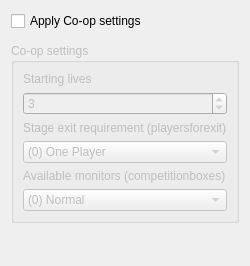
                      <widget class="QWidget" name="scrollAreaWidgetContents_9">
                       <property name="geometry">
                        <rect>
                         <x>0</x>
                         <y>0</y>
                         <width>247</width>
                         <height>266</height>
                        </rect>
                       </property>
                       <layout class="QVBoxLayout" name="verticalLayout_4">
                        <item>
                         <widget class="QCheckBox" name="CoopSettingsCheckbox">
                          <property name="text">
                           <string>Apply Co-op settings</string>
                          </property>
                         </widget>
                        </item>
                        <item>
                         <widget class="Line" name="line_5">
                          <property name="orientation">
                           <enum>Qt::Orientation::Vertical</enum>
                          </property>
                         </widget>
                        </item>
                        <item>
                         <widget class="QGroupBox" name="CoopSettingsGroupbox">
                          <property name="enabled">
                           <bool>false</bool>
                          </property>
                          <property name="title">
                           <string>Co-op settings</string>
                          </property>
                          <layout class="QGridLayout" name="gridLayout_31">
                           <item row="0" column="0">
                            <widget class="QLabel" name="label_9">
                             <property name="text">
                              <string>Starting lives</string>
                             </property>
                            </widget>
                           </item>
                           <item row="4" column="0">
                            <widget class="QLabel" name="label_12">
                             <property name="text">
                              <string>Available monitors (competitionboxes)</string>
                             </property>
                            </widget>
                           </item>
                           <item row="3" column="0">
                            <widget class="QComboBox" name="PlayersforexitCombobox">
                             <item>
                              <property name="text">
                               <string>(0) One Player</string>
                              </property>
                             </item>
                             <item>
                              <property name="text">
                               <string>(1) 1/4 of players</string>
                              </property>
                             </item>
                             <item>
                              <property name="text">
                               <string>(2) Half of players</string>
                              </property>
                             </item>
                             <item>
                              <property name="text">
                               <string>(3) 3/4 Players</string>
                              </property>
                             </item>
                             <item>
                              <property name="text">
                               <string>(4) All Players</string>
                              </property>
                             </item>
                            </widget>
                           </item>
                           <item row="1" column="0">
                            <widget class="QSpinBox" name="StartinglivesInput">
                             <property name="minimum">
                              <number>1</number>
                             </property>
                             <property name="maximum">
                              <number>99</number>
                             </property>
                             <property name="value">
                              <number>3</number>
                             </property>
                            </widget>
                           </item>
                           <item row="2" column="0">
                            <widget class="QLabel" name="label_8">
                             <property name="text">
                              <string>Stage exit requirement (playersforexit)</string>
                             </property>
                            </widget>
                           </item>
                           <item row="5" column="0">
                            <widget class="QComboBox" name="CompetitionboxesCombobox">
                             <item>
                              <property name="text">
                               <string>(0) Normal</string>
                              </property>
                             </item>
                             <item>
                              <property name="text">
                               <string>(1) Random</string>
                              </property>
                             </item>
                             <item>
                              <property name="text">
                               <string>(2) Teleporters</string>
                              </property>
                             </item>
                             <item>
                              <property name="text">
                               <string>(3) No monitors</string>
                              </property>
                             </item>
                            </widget>
                           </item>
                          </layout>
                         </widget>
                        </item>
                        <item>
                         <spacer name="verticalSpacer_8">
                          <property name="orientation">
                           <enum>Qt::Orientation::Vertical</enum>
                          </property>
                          <property name="sizeHint" stdset="0">
                           <size>
                            <width>20</width>
                            <height>329</height>
                           </size>
                          </property>
                         </spacer>
                        </item>
                       </layout>
                      </widget>
